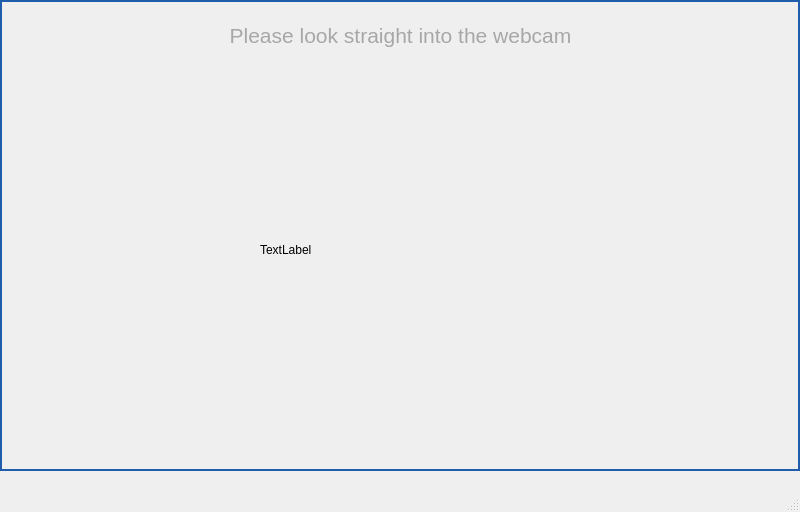
<?xml version="1.0" encoding="UTF-8"?>
<ui version="4.0">
 <class>MainWindow</class>
 <widget class="QMainWindow" name="MainWindow">
  <property name="geometry">
   <rect>
    <x>0</x>
    <y>0</y>
    <width>800</width>
    <height>512</height>
   </rect>
  </property>
  <property name="windowTitle">
   <string>MainWindow</string>
  </property>
  <widget class="QWidget" name="centralwidget">
   <property name="styleSheet">
    <string notr="true"/>
   </property>
   <widget class="QLabel" name="label_2">
    <property name="geometry">
     <rect>
      <x>150</x>
      <y>20</y>
      <width>501</width>
      <height>31</height>
     </rect>
    </property>
    <property name="styleSheet">
     <string notr="true">font: 8pt &quot;MS Shell Dlg 2&quot;;
color: rgb(167, 167, 167);</string>
    </property>
    <property name="text">
     <string>&lt;html&gt;&lt;head/&gt;&lt;body&gt;&lt;p align=&quot;center&quot;&gt;&lt;span style=&quot; font-size:16pt;&quot;&gt;Please look straight into the webcam&lt;/span&gt;&lt;/p&gt;&lt;/body&gt;&lt;/html&gt;</string>
    </property>
   </widget>
   <widget class="QLabel" name="label">
    <property name="geometry">
     <rect>
      <x>0</x>
      <y>0</y>
      <width>800</width>
      <height>471</height>
     </rect>
    </property>
    <property name="styleSheet">
     <string notr="true">border: 2px solid rgb(31, 92, 171);</string>
    </property>
    <property name="text">
     <string/>
    </property>
    <property name="pixmap">
     <pixmap>../UI APP/background5.jpg</pixmap>
    </property>
    <property name="scaledContents">
     <bool>true</bool>
    </property>
   </widget>
   <widget class="QLabel" name="labelCamera">
    <property name="geometry">
     <rect>
      <x>260</x>
      <y>60</y>
      <width>280</width>
      <height>380</height>
     </rect>
    </property>
    <property name="styleSheet">
     <string notr="true">border: 0px solid #1f5cab;
border-radius: 190px;   
background-color: transparent;</string>
    </property>
    <property name="text">
     <string>TextLabel</string>
    </property>
   </widget>
   <zorder>label</zorder>
   <zorder>label_2</zorder>
   <zorder>labelCamera</zorder>
  </widget>
  <widget class="QMenuBar" name="menubar">
   <property name="geometry">
    <rect>
     <x>0</x>
     <y>0</y>
     <width>800</width>
     <height>26</height>
    </rect>
   </property>
  </widget>
  <widget class="QStatusBar" name="statusbar"/>
 </widget>
 <resources/>
 <connections/>
</ui>
